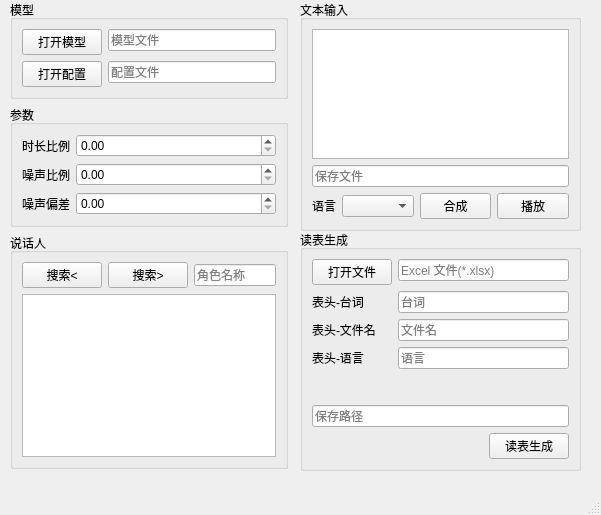
<?xml version="1.0" encoding="UTF-8"?>
<ui version="4.0">
 <class>MainWindow</class>
 <widget class="QMainWindow" name="MainWindow">
  <property name="geometry">
   <rect>
    <x>0</x>
    <y>0</y>
    <width>601</width>
    <height>515</height>
   </rect>
  </property>
  <property name="windowTitle">
   <string>MainWindow</string>
  </property>
  <widget class="QWidget" name="centralwidget">
   <widget class="QGroupBox" name="groupBox_4">
    <property name="geometry">
     <rect>
      <x>300</x>
      <y>0</y>
      <width>281</width>
      <height>231</height>
     </rect>
    </property>
    <property name="title">
     <string>文本输入</string>
    </property>
    <layout class="QVBoxLayout" name="verticalLayout_3">
     <item>
      <widget class="QTextEdit" name="edit_text_input"/>
     </item>
     <item>
      <widget class="QLineEdit" name="edit_save_path">
       <property name="placeholderText">
        <string>保存文件</string>
       </property>
      </widget>
     </item>
     <item>
      <layout class="QHBoxLayout" name="horizontalLayout_2">
       <item>
        <widget class="QLabel" name="label_6">
         <property name="sizePolicy">
          <sizepolicy hsizetype="Fixed" vsizetype="Preferred">
           <horstretch>0</horstretch>
           <verstretch>0</verstretch>
          </sizepolicy>
         </property>
         <property name="text">
          <string>语言</string>
         </property>
        </widget>
       </item>
       <item>
        <widget class="QComboBox" name="comb_lang"/>
       </item>
       <item>
        <widget class="QPushButton" name="btn_save">
         <property name="text">
          <string>合成</string>
         </property>
        </widget>
       </item>
       <item>
        <widget class="QPushButton" name="btn_play">
         <property name="text">
          <string>播放</string>
         </property>
        </widget>
       </item>
      </layout>
     </item>
    </layout>
   </widget>
   <widget class="QGroupBox" name="groupBox_5">
    <property name="geometry">
     <rect>
      <x>300</x>
      <y>230</y>
      <width>281</width>
      <height>241</height>
     </rect>
    </property>
    <property name="title">
     <string>读表生成</string>
    </property>
    <layout class="QVBoxLayout" name="verticalLayout_4">
     <item>
      <layout class="QFormLayout" name="formLayout_3">
       <item row="1" column="0">
        <widget class="QLabel" name="label_4">
         <property name="text">
          <string>表头-台词</string>
         </property>
        </widget>
       </item>
       <item row="1" column="1">
        <widget class="QLineEdit" name="edit_lines_header">
         <property name="placeholderText">
          <string>台词</string>
         </property>
        </widget>
       </item>
       <item row="2" column="0">
        <widget class="QLabel" name="label_5">
         <property name="text">
          <string>表头-文件名</string>
         </property>
        </widget>
       </item>
       <item row="2" column="1">
        <widget class="QLineEdit" name="edit_filename_header">
         <property name="placeholderText">
          <string>文件名</string>
         </property>
        </widget>
       </item>
       <item row="0" column="0">
        <widget class="QPushButton" name="btn_load_xl">
         <property name="text">
          <string>打开文件</string>
         </property>
        </widget>
       </item>
       <item row="0" column="1">
        <widget class="QLineEdit" name="edit_xl">
         <property name="placeholderText">
          <string>Excel 文件(*.xlsx)</string>
         </property>
        </widget>
       </item>
       <item row="3" column="0">
        <widget class="QLabel" name="label_7">
         <property name="sizePolicy">
          <sizepolicy hsizetype="Fixed" vsizetype="Preferred">
           <horstretch>0</horstretch>
           <verstretch>0</verstretch>
          </sizepolicy>
         </property>
         <property name="text">
          <string>表头-语言</string>
         </property>
        </widget>
       </item>
       <item row="3" column="1">
        <widget class="QLineEdit" name="edit_lang_header">
         <property name="placeholderText">
          <string>语言</string>
         </property>
        </widget>
       </item>
      </layout>
     </item>
     <item>
      <spacer name="verticalSpacer">
       <property name="orientation">
        <enum>Qt::Vertical</enum>
       </property>
       <property name="sizeHint" stdset="0">
        <size>
         <width>20</width>
         <height>40</height>
        </size>
       </property>
      </spacer>
     </item>
     <item>
      <widget class="QLineEdit" name="edit_xl_save_path">
       <property name="placeholderText">
        <string>保存路径</string>
       </property>
      </widget>
     </item>
     <item>
      <layout class="QHBoxLayout" name="horizontalLayout_3">
       <item>
        <spacer name="horizontalSpacer">
         <property name="orientation">
          <enum>Qt::Horizontal</enum>
         </property>
         <property name="sizeHint" stdset="0">
          <size>
           <width>40</width>
           <height>20</height>
          </size>
         </property>
        </spacer>
       </item>
       <item>
        <widget class="QPushButton" name="btn_xl_save">
         <property name="text">
          <string>读表生成</string>
         </property>
        </widget>
       </item>
      </layout>
     </item>
    </layout>
   </widget>
   <widget class="QWidget" name="layoutWidget">
    <property name="geometry">
     <rect>
      <x>10</x>
      <y>0</y>
      <width>278</width>
      <height>469</height>
     </rect>
    </property>
    <layout class="QVBoxLayout" name="verticalLayout_2">
     <item>
      <widget class="QGroupBox" name="groupBox">
       <property name="title">
        <string>模型</string>
       </property>
       <layout class="QFormLayout" name="formLayout">
        <item row="0" column="0">
         <widget class="QPushButton" name="btn_load_model">
          <property name="text">
           <string>打开模型</string>
          </property>
         </widget>
        </item>
        <item row="0" column="1">
         <widget class="QLineEdit" name="edit_model">
          <property name="placeholderText">
           <string>模型文件</string>
          </property>
         </widget>
        </item>
        <item row="1" column="0">
         <widget class="QPushButton" name="btn_load_config">
          <property name="text">
           <string>打开配置</string>
          </property>
         </widget>
        </item>
        <item row="1" column="1">
         <widget class="QLineEdit" name="edit_config">
          <property name="placeholderText">
           <string>配置文件</string>
          </property>
         </widget>
        </item>
       </layout>
      </widget>
     </item>
     <item>
      <widget class="QGroupBox" name="groupBox_2">
       <property name="title">
        <string>参数</string>
       </property>
       <layout class="QFormLayout" name="formLayout_2">
        <item row="0" column="0">
         <widget class="QLabel" name="label">
          <property name="text">
           <string>时长比例</string>
          </property>
         </widget>
        </item>
        <item row="0" column="1">
         <widget class="QDoubleSpinBox" name="spin_length"/>
        </item>
        <item row="1" column="0">
         <widget class="QLabel" name="label_2">
          <property name="text">
           <string>噪声比例</string>
          </property>
         </widget>
        </item>
        <item row="1" column="1">
         <widget class="QDoubleSpinBox" name="spin_noise"/>
        </item>
        <item row="2" column="0">
         <widget class="QLabel" name="label_3">
          <property name="text">
           <string>噪声偏差</string>
          </property>
         </widget>
        </item>
        <item row="2" column="1">
         <widget class="QDoubleSpinBox" name="spin_noise_w"/>
        </item>
       </layout>
      </widget>
     </item>
     <item>
      <widget class="QGroupBox" name="groupBox_3">
       <property name="title">
        <string>说话人</string>
       </property>
       <layout class="QVBoxLayout" name="verticalLayout">
        <item>
         <layout class="QHBoxLayout" name="horizontalLayout">
          <item>
           <widget class="QPushButton" name="btn_search_pre">
            <property name="text">
             <string>搜索&lt;</string>
            </property>
           </widget>
          </item>
          <item>
           <widget class="QPushButton" name="btn_search_next">
            <property name="text">
             <string>搜索&gt;</string>
            </property>
           </widget>
          </item>
          <item>
           <widget class="QLineEdit" name="edit_speaker">
            <property name="placeholderText">
             <string>角色名称</string>
            </property>
           </widget>
          </item>
         </layout>
        </item>
        <item>
         <widget class="QListWidget" name="list_widget_speaker"/>
        </item>
       </layout>
      </widget>
     </item>
    </layout>
   </widget>
  </widget>
  <widget class="QMenuBar" name="menubar">
   <property name="geometry">
    <rect>
     <x>0</x>
     <y>0</y>
     <width>601</width>
     <height>21</height>
    </rect>
   </property>
  </widget>
  <widget class="QStatusBar" name="statusbar"/>
 </widget>
 <resources/>
 <connections/>
</ui>
